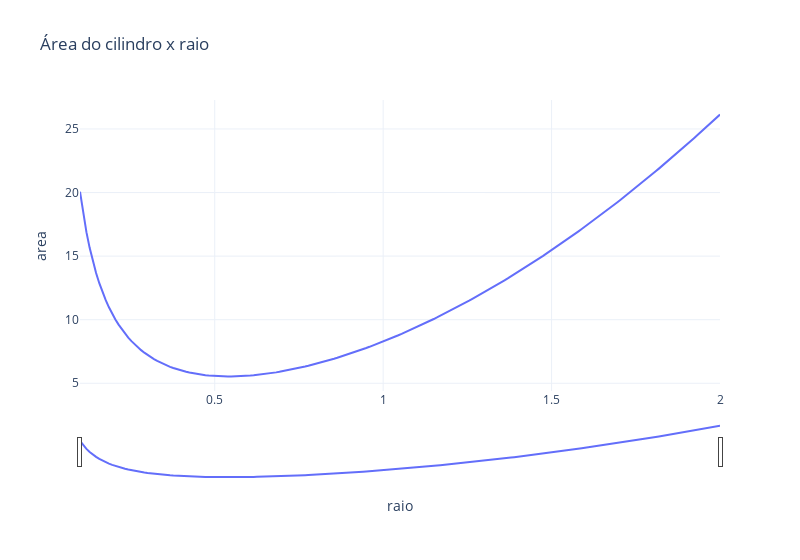

Source (notebook cell):
### Code cell
import pandas as pd
import plotly.express as pe
import plotly.io as pio
import numpy as np

pio.renderers.default = "plotly_mimetype+notebook_connected"

X = np.linspace(0.1, 2.0, 200)
Y = A(X)

data = pd.DataFrame(list(zip(X,Y)), columns = ['raio', 'area'])

fig = pe.line(data, x='raio', y='area', width=800, 
        template='plotly_white', title="Área do cilindro x raio")
fig.update_layout( xaxis=dict( rangeslider=dict( visible=True ), type="linear" ) )
fig.show()

### Figure 1 — Plotly figure (JSON) as saved in the notebook; plotly's stock layout.template omitted (floating-point values rounded to 4 significant figures; data arrays with more than 128 entries replaced by an {"elided": "..."} marker saying what was removed)
{"data": [{"hovertemplate": "raio=%{x}<br>area=%{y}<extra></extra>", "legendgroup": "", "line": {"color": "#636efa", "dash": "solid"}, "marker": {"symbol": "circle"}, "mode": "lines", "name": "", "orientation": "v", "showlegend": false, "type": "scatter", "x": {"elided": "200 float values"}, "xaxis": "x", "y": {"elided": "200 float values"}, "yaxis": "y"}], "layout": {"legend": {"tracegroupgap": 0}, "title": {"text": "Área do cilindro x raio"}, "width": 800, "xaxis": {"anchor": "y", "domain": [0, 1], "rangeslider": {"visible": true}, "title": {"text": "raio"}, "type": "linear"}, "yaxis": {"anchor": "x", "domain": [0, 1], "title": {"text": "area"}}}}
